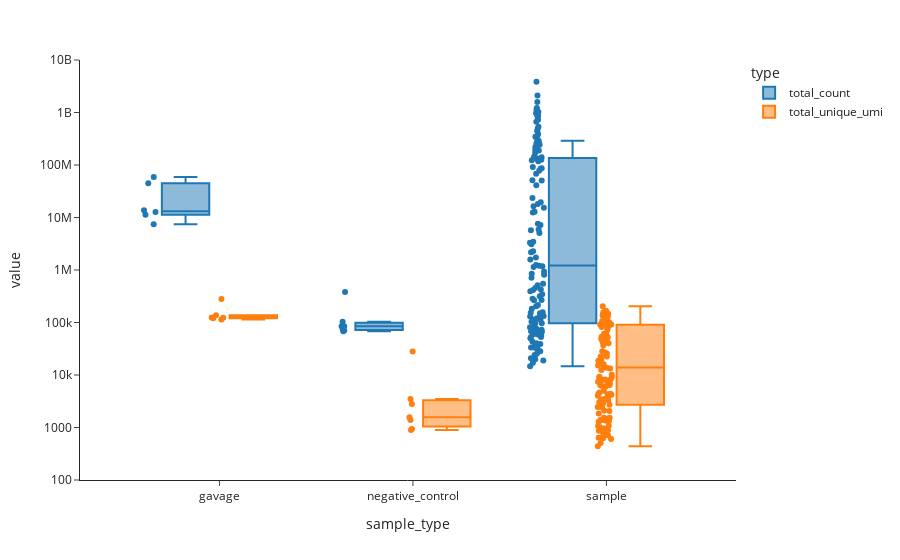

Here is the notebook cell this chart was saved with:
### Code cell
agg_dict = {'total_count': ('counts', 'sum'),
        'total_unique_umi': ('umi_seq', 'nunique')}

df_total_gpd = df_total_stack.groupby(['sample_type', 'sample']).agg(**agg_dict)

df_total_gpd = df_total_gpd.reset_index()
df_total_gpd = df_total_gpd.set_index(['sample_type', 'sample']).stack()
df_total_gpd = df_total_gpd.reset_index()
df_total_gpd = df_total_gpd.rename(columns = {'level_2':'type', 0:'value'})
df_total_gpd

df_plot = df_total_gpd.loc[df_total_gpd['type'].str.contains('ST')==False]
fig = px.box(df_plot,
             x = 'sample_type',
             y = 'value',
             color = 'type',
             hover_data = ['sample'],
             template = 'simple_white',
             points = 'all',
             log_y = True,
            category_orders={'sample_type': sorted(df_plot['sample_type'].unique())}
             )

fig.update_xaxes(matches=None, categoryorder='trace', showticklabels=True)
fig.update_yaxes(matches=None, showticklabels=True)
fig.update_yaxes(col=1, range=[2, 10])
fig.show()

### Figure 1 — Plotly figure (JSON) as saved in the notebook; plotly's stock layout.template omitted (floating-point values rounded to 4 significant figures; data arrays with more than 128 entries replaced by an {"elided": "..."} marker saying what was removed)
{"data": [{"alignmentgroup": "True", "boxpoints": "all", "customdata": {"elided": "143x1 str values"}, "hovertemplate": "type=total_count<br>sample_type=%{x}<br>value=%{y}<br>sample=%{customdata[0]}<extra></extra>", "legendgroup": "total_count", "marker": {"color": "#1F77B4"}, "name": "total_count", "notched": false, "offsetgroup": "total_count", "orientation": "v", "showlegend": true, "type": "box", "x": {"elided": "143 str values"}, "x0": " ", "xaxis": "x", "y": {"elided": "143 float values"}, "y0": " ", "yaxis": "y"}, {"alignmentgroup": "True", "boxpoints": "all", "customdata": {"elided": "143x1 str values"}, "hovertemplate": "type=total_unique_umi<br>sample_type=%{x}<br>value=%{y}<br>sample=%{customdata[0]}<extra></extra>", "legendgroup": "total_unique_umi", "marker": {"color": "#FF7F0E"}, "name": "total_unique_umi", "notched": false, "offsetgroup": "total_unique_umi", "orientation": "v", "showlegend": true, "type": "box", "x": {"elided": "143 str values"}, "x0": " ", "xaxis": "x", "y": {"elided": "143 float values"}, "y0": " ", "yaxis": "y"}], "layout": {"boxmode": "group", "legend": {"title": {"text": "type"}, "tracegroupgap": 0}, "margin": {"t": 60}, "xaxis": {"anchor": "y", "categoryarray": ["gavage", "negative_control", "sample"], "categoryorder": "trace", "domain": [0, 1], "showticklabels": true, "title": {"text": "sample_type"}}, "yaxis": {"anchor": "x", "domain": [0, 1], "range": [2, 10], "showticklabels": true, "title": {"text": "value"}, "type": "log"}}}
